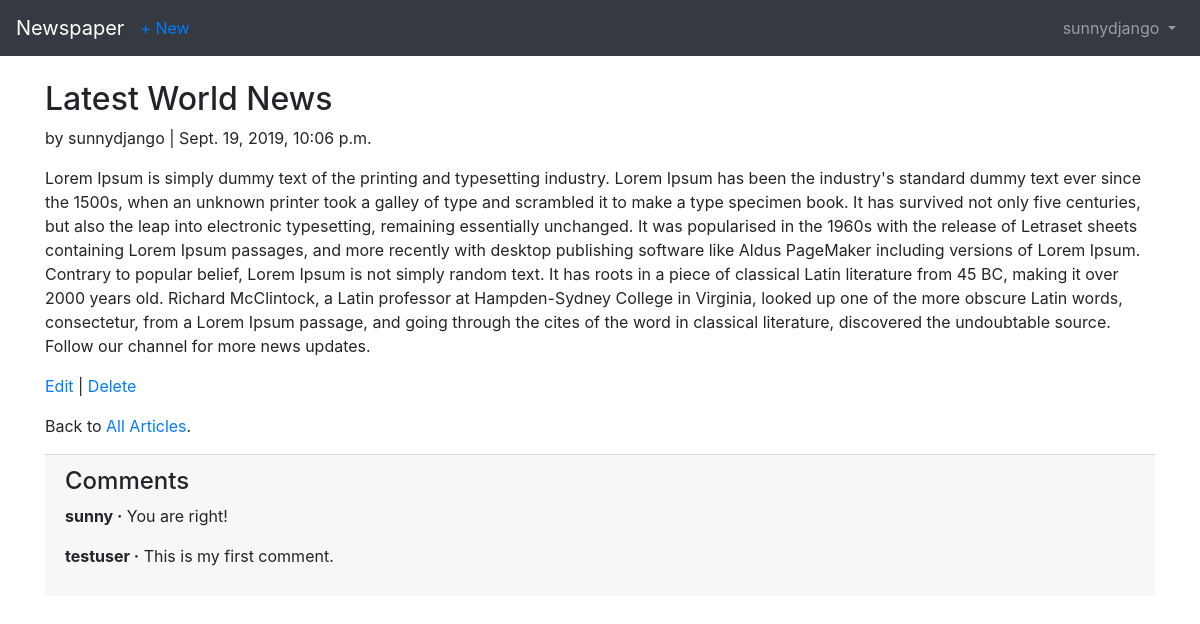
The app's page /articles/2/ (signed in) with its own data.
### users/models.py (models this page shows)
class CustomUser(AbstractUser):
    age = models.PositiveIntegerField(null=True, blank=True)

### articles/models.py (models this page shows, shortened)
class Article(models.Model):
    title = models.CharField(max_length=255)
    body = models.TextField()
    date = models.DateTimeField(auto_now_add=True)
    author = models.ForeignKey(
            get_user_model(),
            on_delete=models.CASCADE,
    )

class Comment(models.Model):
    article = models.ForeignKey(
            Article,
            on_delete=models.CASCADE,
            related_name='comments',
    )
    comment = models.CharField(max_length=150)
    author = models.ForeignKey(
            get_user_model(),
            on_delete=models.CASCADE,
    )
    def __str__(self):
        return self.comment

### articles/views.py (the view)
# urls.py: path('<int:pk>/', ArticleDetailView.as_view(), name='article_detail'),
class ArticleDetailView(LoginRequiredMixin, DetailView):
    model = Article
    template_name = 'article_detail.html'
    login_url = 'login'

### templates/article_detail.html
{% extends 'base.html' %}
{% block content %}
<div class="article-entry">
<h2>{{ object.title }}</h2>
<p>by {{ object.author }} | {{ object.date }}</p>
<p>{{ object.body }}</p>
</div>
<p><a href="{% url 'article_edit' article.pk %}">Edit</a> |
<a href="{% url 'article_delete' article.pk %}">Delete</a></p>
<p>Back to <a href="{% url 'article_list' %}">All Articles</a>.</p>
<div class="card-footer">
<h4>Comments</h4>
{% for comment in article.comments.all %}
<p>
<span class="font-weight-bold">{{ comment.author }} &middot;</span>
{{ comment }}
</p>
{% endfor %}
</div>
{% endblock content %}

### templates/base.html (shortened to what this page needs)
<!doctype html>
<html lang="en">
<head>
<link rel="stylesheet" href="https://stackpath.bootstrapcdn.com/bootstrap/4.1.3/css/bootstrap.min.css">
</head>
<body>
<nav class="navbar navbar-expand-md navbar-dark bg-dark mb-4">
<a class="navbar-brand" href="{% url 'home' %}">Newspaper</a>
{% if user.is_authenticated %}
<ul class="navbar-nav mr-auto">
<li class="nav-item"><a href="{% url 'article_new' %}">+ New</a></li>
</ul>
{% endif %}
<div class="collapse navbar-collapse" id="navbarCollapse">
{% if user.is_authenticated %}
<ul class="navbar-nav ml-auto">
<li class="nav-item">
<a class="nav-link dropdown-toggle" href="#" id="userMenu"
data-toggle="dropdown" aria-haspopup="true"
aria-expanded="false">
{{ user.username }}
</a>
</li>
</ul>
{% endif %}
</div>
</nav>
<div class="container">
{% block content %}
{% endblock content %}
</div>
</body>
</body>
</html>

### records on screen
CustomUser: username "sunnydjango"
Article: title "Latest World News", author "sunnydjango", date "Sept. 19, 2019, 10:06 p.m.", body "Lorem Ipsum is simply dummy text of the printing and typesetting industry. Lorem Ipsum has been the industry's standard dummy text ever since the 1500s, when an unknown printer took a galley of type and scrambled it to make a type specimen book. It has survived not only five centuries, but also the leap into electronic typesetting, remaining essentially unchanged. It was popularised in the 1960s with the release of Letraset sheets containing Lorem Ipsum passages, and more recently with desktop publishing software like Aldus PageMaker including versions of Lorem Ipsum. Contrary to popular belief, Lorem Ipsum is not simply random text. It has roots in a piece of classical Latin literature…"
Comment: author "sunny", comment "You are right!"
Comment: author "testuser", comment "This is my first comment."
